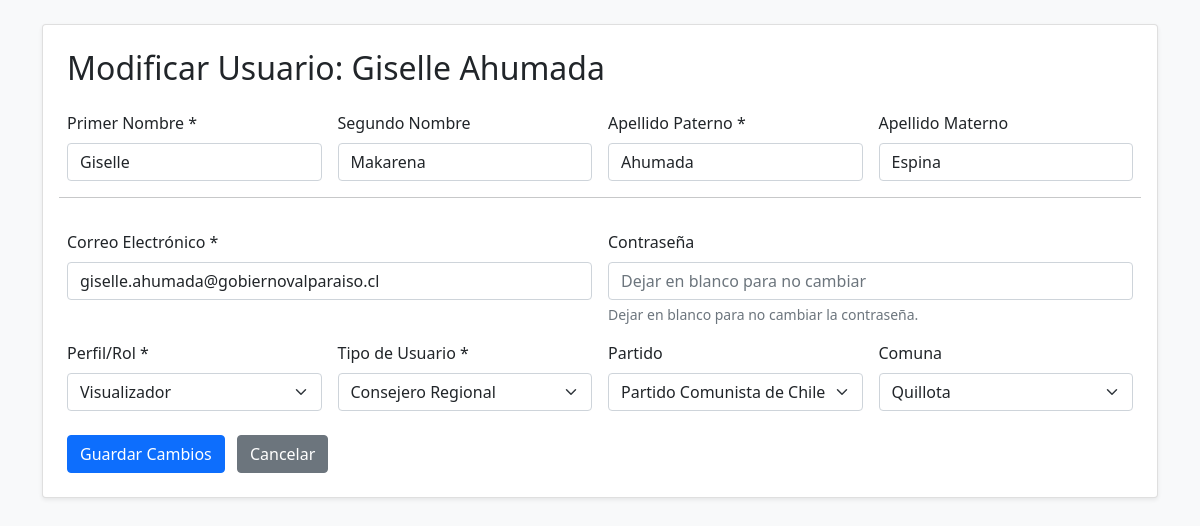
/corevota/views/pages/usuario_formulario.php?action=edit&id=16 (signed in), run on the app's committed database.
### tables this page shows
CREATE TABLE `t_usuario` (
  `idUsuario` int(11) NOT NULL,
  `pNombre` varchar(45) NOT NULL,
  `sNombre` varchar(45) DEFAULT NULL,
  `aPaterno` varchar(45) NOT NULL,
  `aMaterno` varchar(45) NOT NULL,
  `correo` varchar(45) DEFAULT NULL,
  `contrasena` varchar(255) NOT NULL,
  `perfil_id` int(11) DEFAULT NULL,
  `tipoUsuario_id` int(11) DEFAULT NULL,
  `partido_id` int(11) DEFAULT NULL,
  `comuna_id` int(11) DEFAULT NULL,
  `t_partido_nombrePartido` varchar(45) NOT NULL
);

### corevota/cfg/config.php (called while the page is built, shortened)
<?php
abstract class BaseConexion
{
	protected function conectar($archivo = 'configuracion.ini')
	{
		$ruta_archivo_ini = __DIR__ . '/' . $archivo;
		if (!$ajustes = parse_ini_file($ruta_archivo_ini, true)) {
			throw new Exception('No se puede abrir el archivo de configuración: ' . $ruta_archivo_ini . '.');
		}
		$servidor = $ajustes["database"]["host"];
		$puerto = $ajustes["database"]["port"];
		$basedatos = $ajustes["database"]["schema"];
		try {
			$this->datahost = new PDO(
				"mysql:host=$servidor;port=$puerto;dbname=$basedatos;charset=utf8mb4",
				$ajustes['database']['username'],
				$ajustes['database']['password'],
				array(PDO::MYSQL_ATTR_INIT_COMMAND => "SET NAMES utf8")
			);
			$this->datahost->setAttribute(PDO::ATTR_ERRMODE, PDO::ERRMODE_EXCEPTION);
			$this->datahost->setAttribute(PDO::ATTR_DEFAULT_FETCH_MODE, PDO::FETCH_ASSOC);
			return $this->datahost;
		} catch (PDOException $e) {
			die("Error en la conexión a la base de datos: " . $e->getMessage());
		}
	}
}

### corevota/Usuario.php (called while the page is built, shortened)
<?php
require_once(__DIR__ . '/class/class.conectorDB.php');
class Usuario
{
    private $db;
    public function __construct()
    {
        $this->db = new conectorDB();
    }
    public function obtenerUsuario($idUsuario)
    {
        $consulta = "SELECT idUsuario, pNombre, sNombre, aPaterno, aMaterno, correo, contrasena,
                        perfil_id, tipoUsuario_id, partido_id, comuna_id
                 FROM t_usuario
                 WHERE idUsuario = :idUsuario";
        $resultado = $this->db->buscarUsuario($consulta, $idUsuario);
        return $resultado;
    }
    public function obtenerPerfiles()
    {
        return $this->db->consultarBD("SELECT idPerfil, descPerfil FROM t_perfil");
    }
    public function obtenerTiposUsuario()
    {
        return $this->db->consultarBD("SELECT idTipoUsuario, descTipoUsuario FROM t_tipousuario");
    }
    public function obtenerPartidos()
    {
        return $this->db->consultarBD("SELECT idPartido, nombrePartido FROM t_partido");
    }
    public function obtenerComunas()
    {
        return $this->db->consultarBD("SELECT idComuna, nombreComuna FROM t_comuna");
    }
}

### corevota/class/class.conectorDB.php (called while the page is built, shortened)
<?php
require_once(__DIR__ . "/../cfg/config.php");
class conectorDB extends BaseConexion
{
    private $conexion;
    public function __construct()
    {
        $this->conexion = parent::conectar();
    }
    public function buscarUsuario($consulta, $id)
    {
        if ($statement = $this->conexion->prepare($consulta)) {
            try {
                $statement->bindParam(":idUsuario", $id, PDO::PARAM_INT);
                $statement->execute();
                $resultado = $statement->fetch(PDO::FETCH_ASSOC);
                return $resultado ?: null;
            } catch (PDOException $e) {
                echo "Error al buscar usuario: " . $e->getMessage();
            }
        }
        return null;
    }
    public function consultarBD($consulta, $valores = array())
    {
        $resultado = false;
        if ($statement = $this->conexion->prepare($consulta)) {
            try {
                if (!$statement->execute()) {
                    $resultado = false;
                } else {
                    if (stripos(trim($consulta), 'SELECT') === 0) {
                        $resultado = $statement->fetchAll(PDO::FETCH_ASSOC);
                    } else {
                        $resultado = $statement->rowCount() > 0;
                    }
                }
            } catch (PDOException $e) {
                return false;
            }
        }
        return $resultado;
    }
}

### corevota/views/pages/usuario_formulario.php (the view, shortened to what this page needs)
<?php
require_once(__DIR__ . '/../../Usuario.php');
$usuarioObj = new Usuario();
$action = $_GET['action'] ?? 'create';
$idUsuario = (int)($_GET['id'] ?? 0);
$userData = [];
$titulo = "Registrar Nuevo Usuario";
$contrasenaPlaceholder = "Contraseña (obligatoria)";
if ($action === 'edit' && $idUsuario > 0) {
    $userData = $usuarioObj->obtenerUsuario($idUsuario);
    unset($userData['contrasena']);
    $titulo = "Modificar Usuario: " . htmlspecialchars($userData['pNombre']) . ' ' . htmlspecialchars($userData['aPaterno']);
    $contrasenaPlaceholder = "Dejar en blanco para no cambiar";
}
$perfiles = $usuarioObj->obtenerPerfiles();
$tiposUsuario = $usuarioObj->obtenerTiposUsuario();
$partidos = $usuarioObj->obtenerPartidos();
$comunas = $usuarioObj->obtenerComunas();
?>
<!DOCTYPE html>
<html lang="es">
<head>
    <link href="/corevota/public/vendor/bootstrap/css/bootstrap.min.css" rel="stylesheet">
</head>
<body class="bg-light">
    <div class="container py-4">
        <div class="card shadow-sm p-4">
            <h2 class="mb-4"><?php echo $titulo; ?></h2>
            <form action="usuario_acciones.php" method="POST" class="needs-validation" novalidate>
                <div class="row g-3">
                    <div class="col-md-3">
                        <label for="pNombre" class="form-label">Primer Nombre *</label>
                        <input type="text" class="form-control" id="pNombre" name="pNombre"
                               value="<?php echo htmlspecialchars($userData['pNombre'] ?? ''); ?>" required>
                    </div>
                    <div class="col-md-3">
                        <label for="sNombre" class="form-label">Segundo Nombre</label>
                        <input type="text" class="form-control" id="sNombre" name="sNombre"
                               value="<?php echo htmlspecialchars($userData['sNombre'] ?? ''); ?>">
                    </div>
                    <div class="col-md-3">
                        <label for="aPaterno" class="form-label">Apellido Paterno *</label>
                        <input type="text" class="form-control" id="aPaterno" name="aPaterno"
                               value="<?php echo htmlspecialchars($userData['aPaterno'] ?? ''); ?>" required>
                    </div>
                    <div class="col-md-3">
                        <label for="aMaterno" class="form-label">Apellido Materno</label>
                        <input type="text" class="form-control" id="aMaterno" name="aMaterno"
                               value="<?php echo htmlspecialchars($userData['aMaterno'] ?? ''); ?>">
                    </div>
                    <hr class="my-3">
                    <div class="col-md-6">
                        <label for="correo" class="form-label">Correo Electrónico *</label>
                        <input type="email" class="form-control" id="correo" name="correo"
                               value="<?php echo htmlspecialchars($userData['correo'] ?? ''); ?>" required>
                    </div>
                    <div class="col-md-6">
                        <label for="contrasena" class="form-label">Contraseña</label>
                        <input type="password" class="form-control" id="contrasena" name="contrasena"
                               placeholder="<?php echo $contrasenaPlaceholder; ?>"
                               <?php echo ($action === 'create' ? 'required' : ''); ?>>
                        <?php if ($action === 'edit'): ?>
                            <div class="form-text">Dejar en blanco para no cambiar la contraseña.</div>
                        <?php endif; ?>
                    </div>
                    <div class="col-md-3">
                        <label for="perfil_id" class="form-label">Perfil/Rol *</label>
                        <select class="form-select" id="perfil_id" name="perfil_id" required>
                            <?php
                            $selectedPerfil = $userData['perfil_id'] ?? '';
                            foreach ($perfiles as $perfil):
                                $sel = ((string)$selectedPerfil === (string)$perfil['idPerfil']) ? 'selected' : '';
                            ?>
                                <option value="<?php echo $perfil['idPerfil']; ?>" <?php echo $sel; ?>>
                                    <?php echo htmlspecialchars($perfil['descPerfil']); ?>
                                </option>
                            <?php endforeach; ?>
                        </select>
                    </div>
                    <div class="col-md-3">
                        <label for="tipoUsuario_id" class="form-label">Tipo de Usuario *</label>
                        <select class="form-select" id="tipoUsuario_id" name="tipoUsuario_id" required>
                            <?php
                            $selectedTipo = $userData['tipoUsuario_id'] ?? '';
                            foreach ($tiposUsuario as $tipo):
                                $sel = ((string)$selectedTipo === (string)$tipo['idTipoUsuario']) ? 'selected' : '';
                            ?>
                                <option value="<?php echo $tipo['idTipoUsuario']; ?>" <?php echo $sel; ?>>
                                    <?php echo htmlspecialchars($tipo['descTipoUsuario']); ?>
                                </option>
                            <?php endforeach; ?>
                        </select>
                    </div>
                    <div class="col-md-3">
                        <label for="partido_id" class="form-label">Partido</label>
                        <select class="form-select" id="partido_id" name="partido_id">
                            <?php
                            $selectedPartido = $userData['partido_id'] ?? '';
                            foreach ($partidos as $partido):
                                $sel = ((string)$selectedPartido === (string)$partido['idPartido']) ? 'selected' : '';
                            ?>
                                <option value="<?php echo $partido['idPartido']; ?>" <?php echo $sel; ?>>
                                    <?php echo htmlspecialchars($partido['nombrePartido']); ?>
                                </option>
                            <?php endforeach; ?>
                        </select>
                    </div>
                    <div class="col-md-3">
                        <label for="comuna_id" class="form-label">Comuna</label>
                        <select class="form-select" id="comuna_id" name="comuna_id">
                            <?php
                            $selectedComuna = $userData['comuna_id'] ?? '';
                            foreach ($comunas as $comuna):
                                $sel = ((string)$selectedComuna === (string)$comuna['idComuna']) ? 'selected' : '';
                            ?>
                                <option value="<?php echo $comuna['idComuna']; ?>" <?php echo $sel; ?>>
                                    <?php echo htmlspecialchars($comuna['nombreComuna']); ?>
                                </option>
                            <?php endforeach; ?>
                        </select>
                    </div>
                    <div class="col-12 mt-4">
                        <button type="submit" class="btn btn-primary">
                            <?php echo $action === 'create' ? 'Registrar Usuario' : 'Guardar Cambios'; ?>
                        </button>
                        <a href="usuarios_listado.php" class="btn btn-secondary ms-2">Cancelar</a>
                    </div>
                </div>
            </form>
        </div>
    </div>
</body>
</html>

### data on the page
t_usuario: titulo "Modificar Usuario: Giselle Ahumada", pNombre "Giselle", sNombre "Makarena", aPaterno "Ahumada", aMaterno "Espina", correo "giselle.ahumada@gobiernovalparaiso.cl"

### other printed values
form field perfil_id "Visualizador"
form field tipoUsuario_id "Consejero Regional"
form field partido_id "Partido Comunista de Chile"
form field comuna_id "Quillota"
